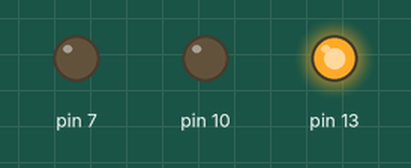
Recording of a sketch running on a simulated Arduino Uno, built with avr-gcc and run on an emulated ATmega328P. On the bench: output pins drawn as LEDs (lit = HIGH).

Above: at 0.5 s.
At 2.5 s:
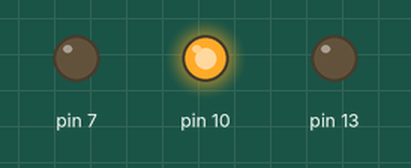
At 4.5 s:
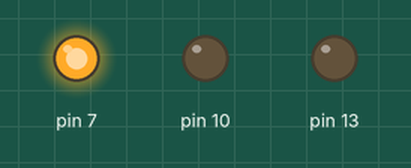
At 5.5 s:
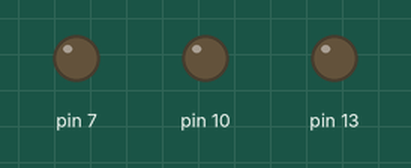
Timing chart, 0 to 7.8 s (numbered marks = the images above):
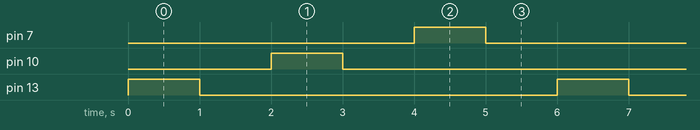

The sketch:

sketch_nov04a.ino
```cpp
void setup() {
  pinMode(13,OUTPUT);
  pinMode(10,OUTPUT);
  pinMode(7,OUTPUT);
}

void loop() {
  int t = 1000;
  digitalWrite(13,HIGH);
  delay(t);
  digitalWrite(13,LOW);
  delay(t);
  digitalWrite(10,HIGH);
  delay(t);
  digitalWrite(10,LOW);
  delay(t);
  digitalWrite(7,HIGH);
  delay(t);
  digitalWrite(7,LOW);
  delay(t);

}
```

Measured:
- by itself, pin 7, pin 10, pin 13: alternates HIGH for 1.0 s and LOW for 5.0 s
- by itself, everything shown: repeats every 6.0 s, in 6 steps
